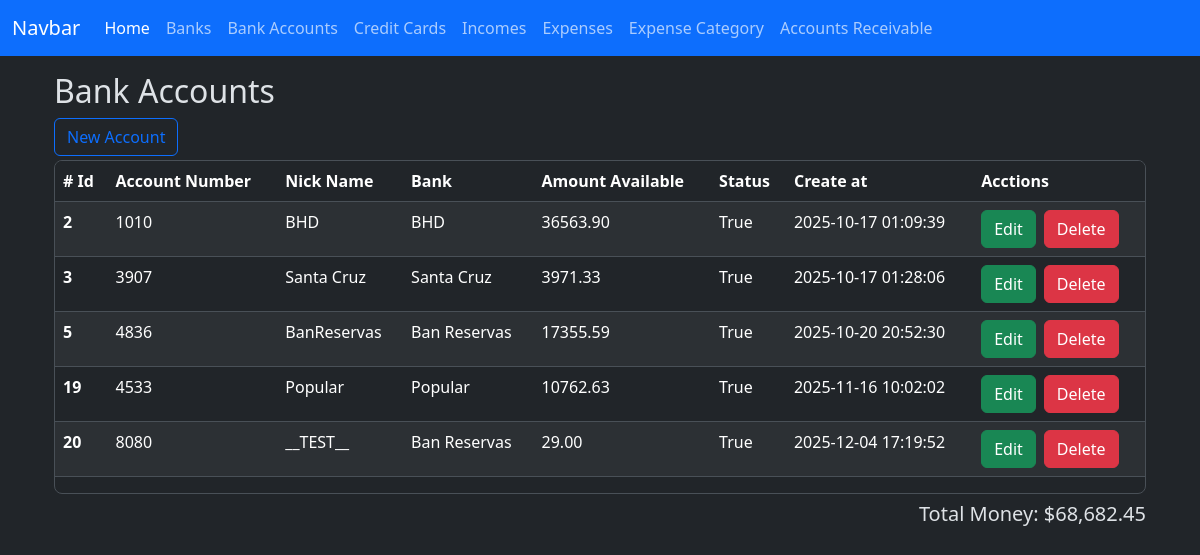
Page /bank_accounts/index on the earlier database version.
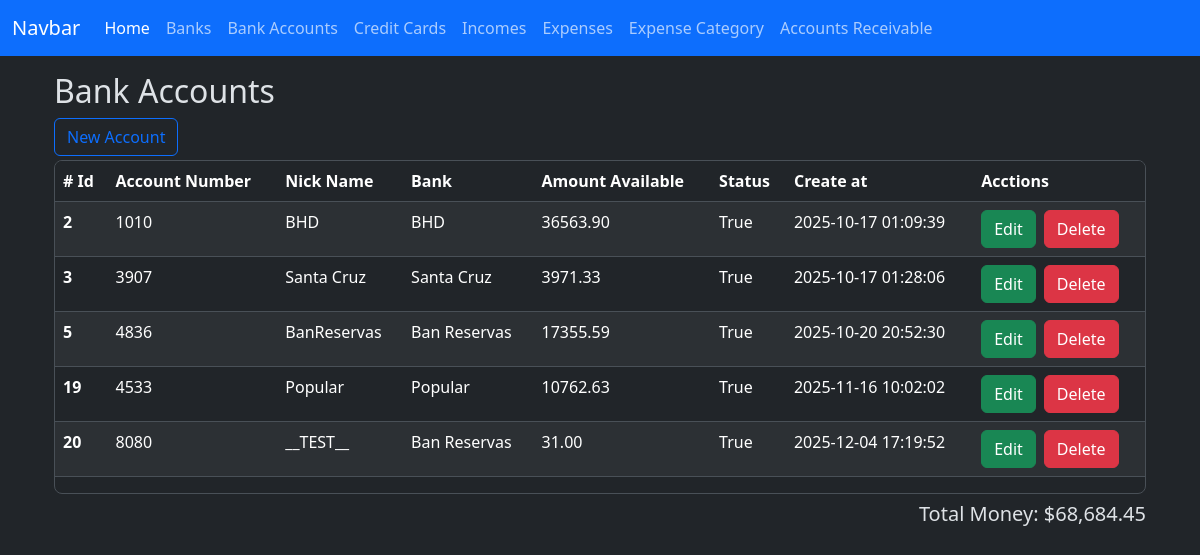
Same page on the later database version.
### app/models/bank_account.py (models this page shows)
class BankAccount(db.Model):
    __tablename__ = 'bank_accounts'
    id = db.Column(db.Integer, primary_key=True)
    nick_name = db.Column(db.String(120))
    amount_available = db.Column(db.Numeric(10, 2), nullable=False)
    is_active = db.Column(db.Boolean, default=True)
    account_number = db.Column(db.Integer, nullable=True)
    bank_id = db.Column(db.Integer, db.ForeignKey('banks.id'))
    created_at = db.Column(db.DateTime(timezone=True), server_default=func.now())
    updated_at = db.Column(db.DateTime(timezone=True), onupdate=func.now())
    bank = relationship('Bank', back_populates='bank_accounts')
    expenses = relationship('Expense', back_populates='bank_account')
    incomes = relationship('Income', back_populates='bank_account')
    loans = relationship('Loan', back_populates='bank_account')

### app/models/bank.py (models this page shows)
class Bank(db.Model):
    __tablename__ = 'banks'
    id = db.Column(db.Integer, primary_key=True)
    name = db.Column(db.String(100), nullable=False)
    created_at = db.Column(db.DateTime(timezone=True), server_default=func.now())
    updated_at = db.Column(db.DateTime(timezone=True), onupdate=func.now())
    bank_accounts = relationship('BankAccount', back_populates='bank')
    credit_cards = relationship('CreditCard', back_populates='bank')

### app/routes/bank_account_routes.py (the view)
@bank_account_bp.route('/index', methods=['GET'])
def index():
    banks = Bank.query.all()
    bank_accounts = BankAccount.query.all()
    total_money = Decimal()
    for account in bank_accounts:
        total_money += account.amount_available
    total_money_formatted = f'{total_money:,.2f}'
    context = {
        'banks': banks,
        'bank_accounts': bank_accounts,
        'total_money': total_money_formatted,
    }
    return render_template('bank_accounts/index.html', **context)

### app/templates/bank_accounts/index.html (shortened to what this page needs)
{% extends 'layout.html' %}
{% block content %}
    <h2>Bank Accounts</h2>
    <div class="row">
        <div class="col-sm">
            <button type="button" class="btn btn-outline-primary" data-bs-toggle="modal" data-bs-target="#create-bank-account"
            >New Account</button>
        </div>
        <div class="col-sm"></div>
    </div>
    <div class="table-responsive overflow-y-auto border rounded-3 mt-1" style="max-height: 388px;">
        <table class="table table-striped  table-hover">
            <thead class="sticky-top">
                <tr>
                    <th scope="col"># Id</th>
                    <th scope="col">Account Number</th>
                    <th scope="col">Nick Name</th>
                    <th scope="col">Bank</th>
                    <th scope="col">Amount Available</th>
                    <th scope="col">Status</th>
                    <th scope="col">Create at</th>
                    <th scope="col">Acctions</th>
                </tr>
            </thead>
            <tbody>
                {% for bank_account in bank_accounts %}
                <tr class="bank-row" data-bank-account-id = "{{ bank_account.id }}">
                    <th scope="row">{{ bank_account.id }}</th>
                    <td>{{ bank_account.account_number }}</td>
                    <td>{{ bank_account.nick_name }}</td>
                    <td>{{ bank_account.bank.name }}</td>
                    <td>{{ bank_account.amount_available }}</td>
                    <td>{{ bank_account.is_active }}</td>
                    <td>{{ bank_account.created_at }}</td>
                    <td>
                        <div class="d-flex gap-2">
                            <button
                                type="button"
                                class="btn btn-success"
                                data-bs-toggle="modal"
                                data-bs-target="#edit-bank-account"
                                data-bank-account-id="{{ bank_account.id }}"
                                data-account-number="{{ bank_account.account_number }}"
                                data-nick-name="{{ bank_account.nick_name }}"
                                data-amount-available="{{ bank_account.amount_available }}"
                                data-bank-id="{{ bank_account.bank.id }}"
                            >Edit
                            </button>
                            <a href="{{ url_for('bank_account.delete', id=bank_account.id) }}" class="btn btn-danger">Delete</a>
                        </div>
                    </td>
                </tr>
                {% endfor %}
            </tbody>
        </table>
    </div>
    <div class="col-sm d-flex flex-row-reverse mt-2">
        <h5>Total Money: ${{ total_money }}</h5>
    </div>
    <link href="https://cdn.jsdelivr.net/npm/@sweetalert2/theme-dark@5/dark.css" rel="stylesheet">
{% endblock %}

Differences in the rows shown:
changed BankAccount "__TEST__": amount_available "29.00" → "31.00"
Other differences:
{{ total_money }}: "68,682.45" → "68,684.45"
